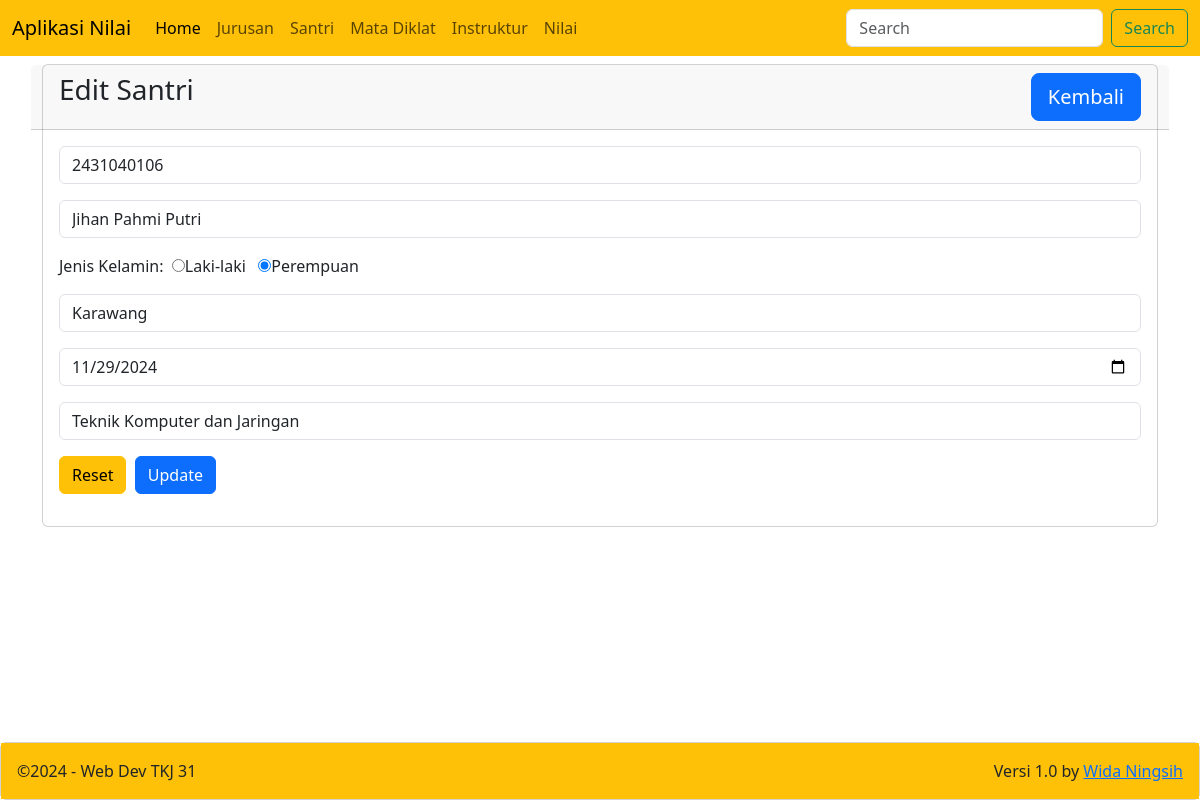
/?m=santri&s=edit&id=21, run on the app's committed database.
### tables this page shows
CREATE TABLE `students` (
  `id` int(11) NOT NULL,
  `nis` varchar(10) NOT NULL,
  `name` varchar(100) DEFAULT NULL,
  `gender` varchar(10) DEFAULT NULL,
  `pob` varchar(75) DEFAULT NULL,
  `dob` date DEFAULT NULL,
  `major_id` int(11) NOT NULL
);

CREATE TABLE `majors` (
  `id` int(11) NOT NULL,
  `name` varchar(75) DEFAULT NULL,
  `capacity` int(11) DEFAULT NULL,
  `fill` int(11) DEFAULT NULL
);

### santri/edit.php (the view, shortened to what this page needs)
<div class="row">
    <div class="col-12">
        <div class="card">
            <div class="card-header row">
                <div class="card-title h3 col-8">Edit Santri</div>
                <div class="col-4">
                    <a href="?m=santri&s=view" class="btn btn-lg btn-primary float-end"> Kembali</a>
                </div>
            </div>
            <?php
            include_once('config.php');
            $id = $_GET['id'];
            $sql ="SELECT * FROM students WHERE id='$id'";
            $query = mysqli_query($con, $sql);
            $r = mysqli_fetch_array($query);
            ?>
                    <div class="card-body">
                        <form action="?m=santri&s=update" method="post">
                            <div class="mb-3">
                                <input type="text" name="nis" value="<?=$r['nis']?>" class="form-control" placeholder="Nomor Induk Santri" required autofocus>
                            </div>
                            <div class="mb-3">
                                <input type="text" name="name" value="<?=$r['name']?>" class="form-control" placeholder="Nama Santri" required>
                            </div>
                            <div class="mb-3">
                            <label for="">Jenis Kelamin:</label>&nbsp;
                                <input type="radio" name="gender" value="Laki-laki" <?=$r['gender']=='Laki-laki' ? 'checked' : '' ?>>Laki-laki &nbsp;
                                <input type="radio" name="gender" value="Perempuan" <?=$r['gender']=='Perempuan' ? 'checked' : '' ?>>Perempuan
                             </div>
                            <div class="mb-3">
                                <input type="text" name="pob" value="<?=$r['pob']?>" class="form-control" placeholder="Tempat Lahir">
                            </div>
                            <div class="mb-3">
                                <input type="date" name="dob" value="<?=$r['dob']?>" class="form-control" placeholder="Tanggal Lahir">
                            </div>
                            <div class="mb-3">
                            <select name="major_id" class="form-control" required>
                                    <?php
                                    include_once('config.php');
                                    $sql2 = "SELECT id, name FROM majors";
                                    $query2 = mysqli_query($con, $sql2);
                                    while ($r2 = mysqli_fetch_array($query2)) {
                                    ?>
                                           <option value="<?=$r2['id']?>" <?= $r2['id']==$r['major_id'] ? 'selected' : ''?>><?=$r2['name']?></option>
                                    <?php } ?>
                            </select>
                            </div>
                            <div class="mb-3">
                                <input type="reset" class="btn btn-warning">&nbsp;
                                <input type="submit" name="update" value="Update" class="btn btn-primary">
                            </div>
                        </form>
                    </div>
            </div>
        </div>
    </div>
</div>

### data on the page
students: nis "2431040106", name "Jihan Pahmi Putri", gender "☑", pob "Karawang", dob "11/29/2024", major_id "Teknik Komputer dan Jaringan"
